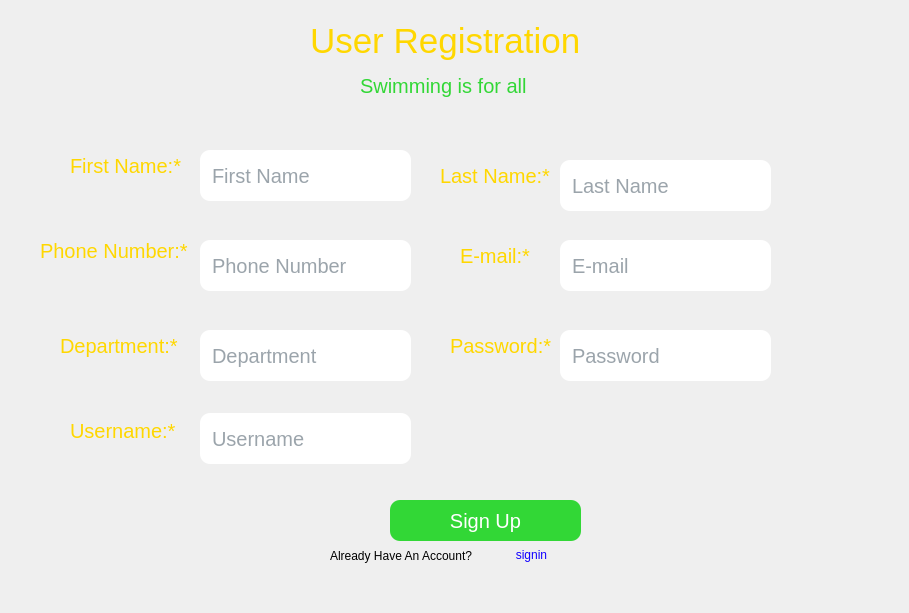
<?xml version="1.0" encoding="UTF-8"?>
<ui version="4.0">
 <class>gui</class>
 <widget class="QDialog" name="gui">
  <property name="geometry">
   <rect>
    <x>0</x>
    <y>0</y>
    <width>909</width>
    <height>613</height>
   </rect>
  </property>
  <property name="windowTitle">
   <string>Dialog</string>
  </property>
  <property name="styleSheet">
   <string notr="true"/>
  </property>
  <widget class="QLabel" name="label">
   <property name="geometry">
    <rect>
     <x>310</x>
     <y>20</y>
     <width>321</width>
     <height>41</height>
    </rect>
   </property>
   <property name="styleSheet">
    <string notr="true">color:gold;
font-size: 35px;</string>
   </property>
   <property name="text">
    <string>User Registration</string>
   </property>
  </widget>
  <widget class="QLabel" name="label_2">
   <property name="geometry">
    <rect>
     <x>360</x>
     <y>70</y>
     <width>251</width>
     <height>31</height>
    </rect>
   </property>
   <property name="styleSheet">
    <string notr="true">font-size:20px;
background-color:transparent;
color:#32D736;</string>
   </property>
   <property name="text">
    <string>Swimming is for all</string>
   </property>
  </widget>
  <widget class="QLabel" name="label_3">
   <property name="geometry">
    <rect>
     <x>70</x>
     <y>150</y>
     <width>111</width>
     <height>31</height>
    </rect>
   </property>
   <property name="styleSheet">
    <string notr="true">font-size:20px;
color:gold;</string>
   </property>
   <property name="text">
    <string>First Name:*</string>
   </property>
  </widget>
  <widget class="QLabel" name="label_4">
   <property name="geometry">
    <rect>
     <x>40</x>
     <y>230</y>
     <width>151</width>
     <height>41</height>
    </rect>
   </property>
   <property name="styleSheet">
    <string notr="true">font-size:20px;
color:gold;</string>
   </property>
   <property name="text">
    <string>Phone Number:*</string>
   </property>
  </widget>
  <widget class="QLabel" name="label_5">
   <property name="geometry">
    <rect>
     <x>60</x>
     <y>330</y>
     <width>141</width>
     <height>31</height>
    </rect>
   </property>
   <property name="styleSheet">
    <string notr="true">font-size:20px;
color:gold;</string>
   </property>
   <property name="text">
    <string>Department:*</string>
   </property>
  </widget>
  <widget class="QLabel" name="label_6">
   <property name="geometry">
    <rect>
     <x>70</x>
     <y>410</y>
     <width>111</width>
     <height>41</height>
    </rect>
   </property>
   <property name="styleSheet">
    <string notr="true">font-size:20px;
color:gold;</string>
   </property>
   <property name="text">
    <string>Username:*</string>
   </property>
  </widget>
  <widget class="QLabel" name="label_7">
   <property name="geometry">
    <rect>
     <x>440</x>
     <y>160</y>
     <width>111</width>
     <height>31</height>
    </rect>
   </property>
   <property name="styleSheet">
    <string notr="true">font-size:20px;
color:gold;</string>
   </property>
   <property name="text">
    <string>Last Name:*</string>
   </property>
  </widget>
  <widget class="QLabel" name="label_8">
   <property name="geometry">
    <rect>
     <x>460</x>
     <y>240</y>
     <width>91</width>
     <height>31</height>
    </rect>
   </property>
   <property name="styleSheet">
    <string notr="true">font-size:20px;
color:gold;</string>
   </property>
   <property name="text">
    <string>E-mail:*</string>
   </property>
  </widget>
  <widget class="QLabel" name="label_9">
   <property name="geometry">
    <rect>
     <x>450</x>
     <y>330</y>
     <width>101</width>
     <height>31</height>
    </rect>
   </property>
   <property name="styleSheet">
    <string notr="true">font-size:20px;
color:gold;</string>
   </property>
   <property name="text">
    <string>Password:*</string>
   </property>
  </widget>
  <widget class="QPushButton" name="pushbtn">
   <property name="geometry">
    <rect>
     <x>390</x>
     <y>500</y>
     <width>191</width>
     <height>41</height>
    </rect>
   </property>
   <property name="styleSheet">
    <string notr="true">#pushbtn{
background-color:#32D736;
border-radius:10px;
color:#fff;
font-size:20px;
padding:8px;

}
#pushbtn:hover{
background-color:#34E038;
}</string>
   </property>
   <property name="text">
    <string>Sign Up</string>
   </property>
  </widget>
  <widget class="QLineEdit" name="firstname">
   <property name="geometry">
    <rect>
     <x>200</x>
     <y>150</y>
     <width>211</width>
     <height>51</height>
    </rect>
   </property>
   <property name="styleSheet">
    <string notr="true">#firstname{
padding:10px;
background-color:#fff;
border-radius:10px;
font-size:20px;
color:#374957;
}
#firstname:focus{
background-color:#E3E8F0;
}</string>
   </property>
   <property name="placeholderText">
    <string>First Name</string>
   </property>
  </widget>
  <widget class="QLineEdit" name="phno">
   <property name="geometry">
    <rect>
     <x>200</x>
     <y>240</y>
     <width>211</width>
     <height>51</height>
    </rect>
   </property>
   <property name="styleSheet">
    <string notr="true">#phno{
padding:10px;
background-color:#fff;
border-radius:10px;
font-size:20px;
color:#374957;
}
#phno:focus{
background-color:#E3E8F0;
}</string>
   </property>
   <property name="placeholderText">
    <string>Phone Number</string>
   </property>
  </widget>
  <widget class="QLineEdit" name="department">
   <property name="geometry">
    <rect>
     <x>200</x>
     <y>330</y>
     <width>211</width>
     <height>51</height>
    </rect>
   </property>
   <property name="styleSheet">
    <string notr="true">#department{
padding:10px;
background-color:#fff;
border-radius:10px;
font-size:20px;
color:#374957;
}
#department:focus{
background-color:#E3E8F0;
}</string>
   </property>
   <property name="placeholderText">
    <string>Department</string>
   </property>
  </widget>
  <widget class="QLineEdit" name="username">
   <property name="geometry">
    <rect>
     <x>200</x>
     <y>413</y>
     <width>211</width>
     <height>51</height>
    </rect>
   </property>
   <property name="styleSheet">
    <string notr="true">#username{
padding:10px;
background-color:#fff;
border-radius:10px;
font-size:20px;
color:#374957;
}
#username:focus{
background-color:#E3E8F0;
}</string>
   </property>
   <property name="placeholderText">
    <string>Username</string>
   </property>
  </widget>
  <widget class="QLineEdit" name="lastname">
   <property name="geometry">
    <rect>
     <x>560</x>
     <y>160</y>
     <width>211</width>
     <height>51</height>
    </rect>
   </property>
   <property name="styleSheet">
    <string notr="true">#lastname{
padding:10px;
background-color:#fff;
border-radius:10px;
font-size:20px;
color:#374957;
}
#lastname:focus{
background-color:#E3E8F0;
}</string>
   </property>
   <property name="placeholderText">
    <string>Last Name</string>
   </property>
  </widget>
  <widget class="QLineEdit" name="email">
   <property name="geometry">
    <rect>
     <x>560</x>
     <y>240</y>
     <width>211</width>
     <height>51</height>
    </rect>
   </property>
   <property name="styleSheet">
    <string notr="true">#email{
padding:10px;
background-color:#fff;
border-radius:10px;
font-size:20px;
color:#374957;
}
#email:focus{
background-color:#E3E8F0;
}</string>
   </property>
   <property name="placeholderText">
    <string>E-mail</string>
   </property>
  </widget>
  <widget class="QLineEdit" name="password">
   <property name="geometry">
    <rect>
     <x>560</x>
     <y>330</y>
     <width>211</width>
     <height>51</height>
    </rect>
   </property>
   <property name="styleSheet">
    <string notr="true">#password{
padding:10px;
background-color:#fff;
border-radius:10px;
font-size:20px;
color:#374957;
}
#password:focus{
background-color:#E3E8F0;
}</string>
   </property>
   <property name="echoMode">
    <enum>QLineEdit::Password</enum>
   </property>
   <property name="placeholderText">
    <string>Password</string>
   </property>
  </widget>
  <widget class="QLabel" name="label_10">
   <property name="geometry">
    <rect>
     <x>330</x>
     <y>540</y>
     <width>181</width>
     <height>31</height>
    </rect>
   </property>
   <property name="text">
    <string>Already Have An Account?</string>
   </property>
  </widget>
  <widget class="QPushButton" name="signin">
   <property name="geometry">
    <rect>
     <x>490</x>
     <y>540</y>
     <width>83</width>
     <height>29</height>
    </rect>
   </property>
   <property name="styleSheet">
    <string notr="true">border-radius:20px;
color:#1100ff;
</string>
   </property>
   <property name="text">
    <string>signin</string>
   </property>
  </widget>
  <zorder>label</zorder>
  <zorder>label_2</zorder>
  <zorder>label_3</zorder>
  <zorder>label_4</zorder>
  <zorder>label_5</zorder>
  <zorder>label_6</zorder>
  <zorder>label_7</zorder>
  <zorder>label_8</zorder>
  <zorder>label_9</zorder>
  <zorder>pushbtn</zorder>
  <zorder>firstname</zorder>
  <zorder>phno</zorder>
  <zorder>department</zorder>
  <zorder>username</zorder>
  <zorder>lastname</zorder>
  <zorder>email</zorder>
  <zorder>password</zorder>
  <zorder>signin</zorder>
  <zorder>label_10</zorder>
 </widget>
 <resources/>
 <connections/>
</ui>
